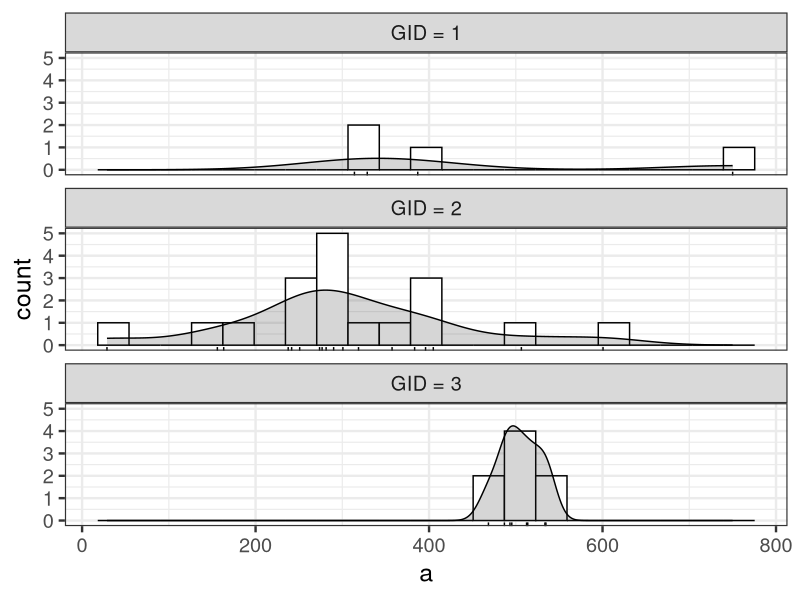
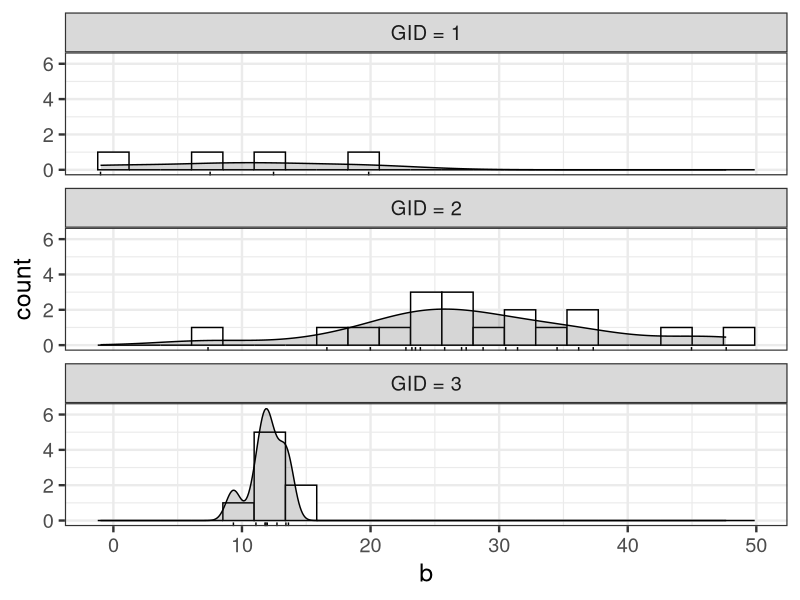

These charts were generated, in order, by the following R code:
library(ggplot2)

d <- read.csv('input/data-salary-3.txt')
KIDGID <- unique(d[,3:4])

N <- nrow(d)
K <- 30
G <- 3
coefs <- as.data.frame(t(sapply(1:K, function(k) {
  d_sub <- subset(d, KID==k)
  coef(lm(Y ~ X, data=d_sub))
})))
colnames(coefs) <- c('a', 'b')
d_plot <- data.frame(coefs, KIDGID)
d_plot$GID_label <- factor(paste0('GID = ', d_plot$GID), levels = paste0('GID = ', 1:3))


bw <- diff(range(d_plot$a))/20
p <- ggplot(data=d_plot, aes(x=a)) +
  theme_bw(base_size=18) +
  facet_wrap(~GID_label, nrow=3) +
  geom_histogram(binwidth=bw, color='black', fill='white') +
  geom_density(aes(y=after_stat(count)*bw), alpha=0.2, color='black', fill='gray20') +
  geom_rug(sides='b') +
  labs(x='a', y='count')
ggsave(file='output/fig8-6-left.png', plot=p, dpi=300, w=4, h=6)


bw <- diff(range(d_plot$b))/20
p <- ggplot(data=d_plot, aes(x=b)) +
  theme_bw(base_size=18) +
  facet_wrap(~GID_label, nrow=3) +
  geom_histogram(binwidth=bw, color='black', fill='white') +
  geom_density(aes(y=after_stat(count)*bw), alpha=0.2, color='black', fill='gray20') +
  geom_rug(sides='b') +
  labs(x='b', y='count')
ggsave(file='output/fig8-6-right.png', plot=p, dpi=300, w=4, h=6)
